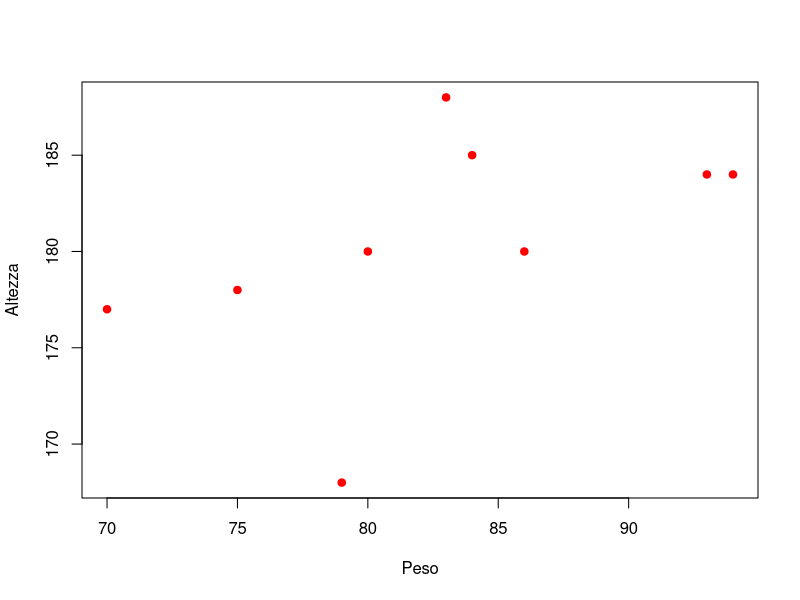

The R script that drew this image:
## ---- chunk 1
knitr::opts_chunk$set(echo = TRUE)
## ---- chunk 2
Peso <- c(93,79,86,94,84,83,80,70,75)
Altezza <- c(184,168,180,184,185,188,180,177,178)
db <- data.frame(Peso = Peso, Altezza = Altezza)
knitr::kable(db)
## ---- chunk 3
Peso <- c(93,79,86,94,84,83,80,70,75)
Altezza <- c(184,168,180,184,185,188,180,177,178)
## ---- chunk 4
mean(Peso)
## ---- chunk 5
mean(Altezza)
## ---- chunk 6
XM <- sapply(c(1:9), function(x) Peso[x] - mean(Peso))
XM2 <- sapply(c(1:9), function(x) XM[x]^2)
YM <- sapply(c(1:9), function(x) Altezza[x] - mean(Altezza))
YM2 <- sapply(c(1:9), function(x) YM[x]^2)
X <- Peso
Y <- Altezza
db <- data.frame(X = Peso, Y = Altezza, XM = XM, YM = YM, XM2 = XM2, YM2 = YM2)
colnames(db)[3:6] <- c("X - mean(X)", "Y - mean(Y)", "(X - mean(X))^2", "Y - mean(Y))^2")
Totale <- c(sum(X), sum(Y), sum(XM), sum(YM), sum(XM2), sum(YM2))
db <- rbind(db, Totale)
rownames(db)[10] <- "Totale"
knitr::kable(db)
## ---- chunk 7
var(Peso) * (9-1)/9
## ---- chunk 8
var(Altezza) * (9-1)/9
## ---- chunk 9
CV_x <- sqrt(var(Peso) * (9-1)/9)/mean(Peso)
## ---- chunk 10
CV_x <- sqrt(var(Altezza) * (9-1)/9)/mean(Altezza)
## ---- chunk 11
plot(Peso, Altezza, col = "red", pch = 19)
## ---- chunk 12
XM <- round(sapply(c(1:9), function(x) Peso[x] - mean(Peso)),4)
XM2 <- round(sapply(c(1:9), function(x) XM[x]^2),4)
YM <- round(sapply(c(1:9), function(x) Altezza[x] - mean(Altezza)),4)
YM2 <- round(sapply(c(1:9), function(x) YM[x]^2),4)
XMYM <- round(sapply(c(1:9), function(x) XM[x] * YM[x]),4)
X <- Peso
Y <- Altezza
db <- data.frame(X = Peso, Y = Altezza, XM = XM, YM = YM, XM2 = XM2, YM2 = YM2, XMYM = XMYM)
colnames(db)[3:7] <- c("X - mean(X)", "Y - mean(Y)", "(X - mean(X))^2", "Y - mean(Y))^2", "(X - mean(X))(Y - mean(Y))")
Totale <- c(sum(X), sum(Y), sum(XM), sum(YM), sum(XM2), sum(YM2), sum(XMYM))
db <- rbind(db, Totale)
rownames(db)[10] <- "Totale"
knitr::kable(db)
## ---- chunk 13
cor(Peso, Altezza)
## ---- chunk 14
cov(X,Y)/(sd(X)*sd(Y))
## ---- chunk 15
db <- data.frame(Maschi = c(38,45,83), Femmine = c( 74, 146,220), Totale = c(112, 191,303))
rownames(db) <- c("Favorevoli", "Non favorevoli", "Totale")
knitr::kable(db)
## ---- chunk 16
db <- data.frame(Sesso = c(83, 220, 303))
rownames(db) <- c("Maschi", "Femmine", "Totale")
knitr::kable(db, col.names = c("$f_i$"))
## ---- chunk 17
db <- data.frame(Sesso = c(83, 220, 303), Rel = c(83, 220, 303)/303)
rownames(db) <- c("Maschi", "Femmine", "Totale")
knitr::kable(db, col.names = c("$f_i$", "$p_i$"))
## ---- chunk 18
db <- data.frame(Rel = c(38, 74, 112)/112)
rownames(db) <- c("Maschi", "Femmine", "Totale")
knitr::kable(db, col.names = c("$p_i$"))
## ---- chunk 19
db <- as.table(rbind(c(38,45), c( 74, 146)))
dimnames(db) <- list(Sesso = c("F", "M"),
                    Risposta = c("Favorevoli","Non favorevoli"))
db
## ---- chunk 20
(Xsq <- chisq.test(db, correct = F))
## ---- chunk 21
Xsq$observed 
## ---- chunk 22
Xsq$expected 
